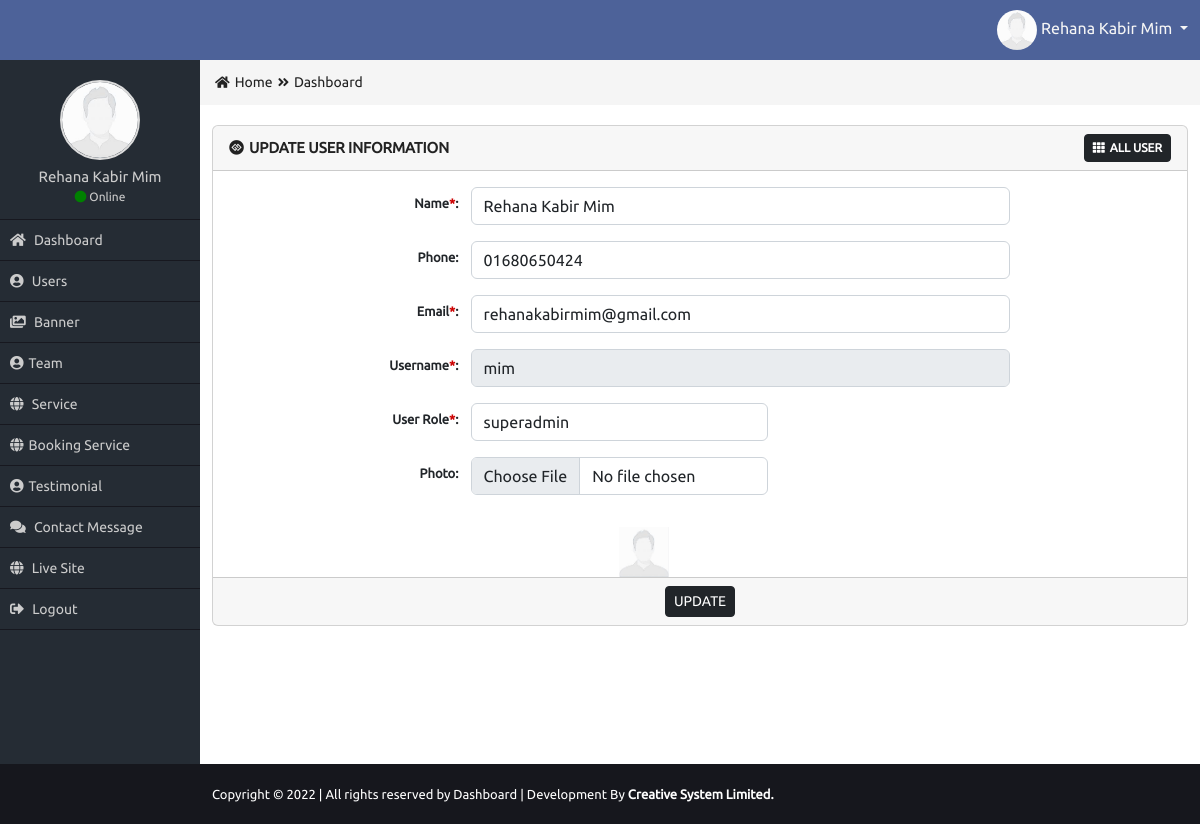
Screenshot of /Admin/edit-user.php?e=7 (signed in) with the database file from the repository.
### tables this page shows
CREATE TABLE `users` (
  `user_id` int(11) NOT NULL,
  `user_name` varchar(50) DEFAULT NULL,
  `user_phone` varchar(20) DEFAULT NULL,
  `user_email` varchar(30) DEFAULT NULL,
  `user_username` varchar(50) DEFAULT NULL,
  `user_password` varchar(40) DEFAULT NULL,
  `role_id` int(11) DEFAULT NULL,
  `user_photo` varchar(50) DEFAULT NULL,
  `user_slug` varchar(40) NOT NULL
);

CREATE TABLE `roles` (
  `role_id` int(11) NOT NULL,
  `role_name` varchar(20) NOT NULL
);

### Admin/edit-user.php (the view, shortened to what this page needs)
<?php
require_once("functions/function.php");
if($_SESSION['role']=='1'){
$id = $_GET['e'];
$selupd = "SELECT * FROM users WHERE user_id = $id";
$Q = mysqli_query($con, $selupd);
$data = mysqli_fetch_assoc($Q);
?>
<div class="row">
  <div class="col-md-12 ">
    <form method="POST" action="" enctype="multipart/form-data">
      <div class="card mb-3">
        <div class="card-header">
          <div class="row">
            <div class="col-md-8 card_title_part">
              <i class="fab fa-gg-circle"></i>UPDATE USER INFORMATION
            </div>
            <div class="col-md-4 card_button_part">
              <a href="all-user.php" class="btn btn-sm btn-dark"><i class="fas fa-th"></i>All User</a>
            </div>
          </div>
        </div>
        <div class="card-body">
          <div class="row mb-3">
            <label class="col-sm-3 col-form-label col_form_label">Name<span class="req_star">*</span>:</label>
            <div class="col-sm-7">
              <input type="text" class="form-control form_control" id="" name="name" value="<?= $data['user_name']; ?>">
            </div>
          </div>
          <div class="row mb-3">
            <label class="col-sm-3 col-form-label col_form_label">Phone:</label>
            <div class="col-sm-7">
              <input type="text" class="form-control form_control" id="" name="phone" value="<?= $data['user_phone']; ?>">
            </div>
          </div>
          <div class="row mb-3">
            <label class="col-sm-3 col-form-label col_form_label">Email<span class="req_star">*</span>:</label>
            <div class="col-sm-7">
              <input type="email" class="form-control form_control" id="" name="email" value="<?= $data['user_email']; ?>">
            </div>
          </div>
          <div class="row mb-3">
            <label class="col-sm-3 col-form-label col_form_label">Username<span class="req_star">*</span>:</label>
            <div class="col-sm-7">
          <input type="text" class="form-control form_control" id="" name="username" value="<?= $data['user_username']; ?>" disabled>
             </div>
          </div>
          <div class="row mb-3">
            <label class="col-sm-3 col-form-label col_form_label">User Role<span class="req_star">*</span>:</label>
            <div class="col-sm-4">
              <select class="form-control form_control" id="" name="role">
                <?php
                $selr = "SELECT * FROM roles ORDER BY role_id ASC";
                $Qr = mysqli_query($con, $selr);
                while ($urole = mysqli_fetch_assoc($Qr)) {
                ?>
                  <option value="<?= $urole['role_id']; ?>" <?php if ($urole['role_id'] == $data['role_id']) {echo 'selected';}
                    ?>><?= $urole['role_name']; ?></option>
                <?php } ?>
              </select>
            </div>
          </div>
          <div class="row mb-3">
            <label class="col-sm-3 col-form-label col_form_label">Photo:</label>
            <div class="col-sm-4">
              <input type="file" class="form-control form_control" id="" name="pic">
            </div>
          </div>
        </div>
        <div class="col-md-2 offset-5">
          <?php if ($data['user_photo'] != '') { ?>
            <img height="50" class="img200" src="uploads/<?= $data['user_photo']; ?>" alt="user" />
          <?php } else { ?>
            <img height="50" src="images/avatar.jpg" alt="avatar" />
          <?php } ?>
        </div>
        <div class="card-footer text-center">
          <button type="submit" class="btn btn-sm btn-dark">UPDATE</button>
        </div>
        <?php
      }else{
        header('Location:index.php');
      }
        ?>

### Admin/css/style.css (style rules this page uses)
* { margin: 0px; padding: 0px; outline: 0px; }
img { border: 0px; }
a { text-decoration: none; }
body { font-family: 'Ubuntu', sans-serif; overflow-x: hidden; }
.card_title_part { color: #222222; font-size: 15px; text-transform: uppercase; font-weight: bold; margin-top: 3px; }
.card_title_part i { margin-right: 5px; }
.card_button_part { text-align: right; }
.card_button_part a { font-size: 12px; text-transform: uppercase; font-weight: bold; }
.card_button_part a i { margin-right: 5px; }
span.req_star { color: #CC0000; }
.col_form_label { font-size: 13px; text-align: right; font-weight: bold; padding-right: 0px; }

### rows the page displays
users: name "Rehana Kabir Mim", phone "01680650424", email "rehanakabirmim@gmail.com", username "mim", role "superadmin"

### other values shown
$_SESSION['name'] "Rehana Kabir Mim"
